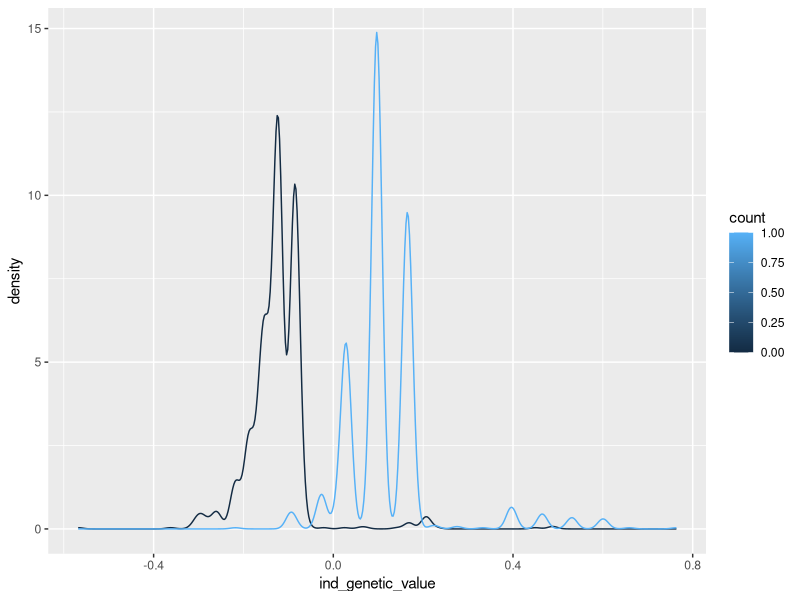
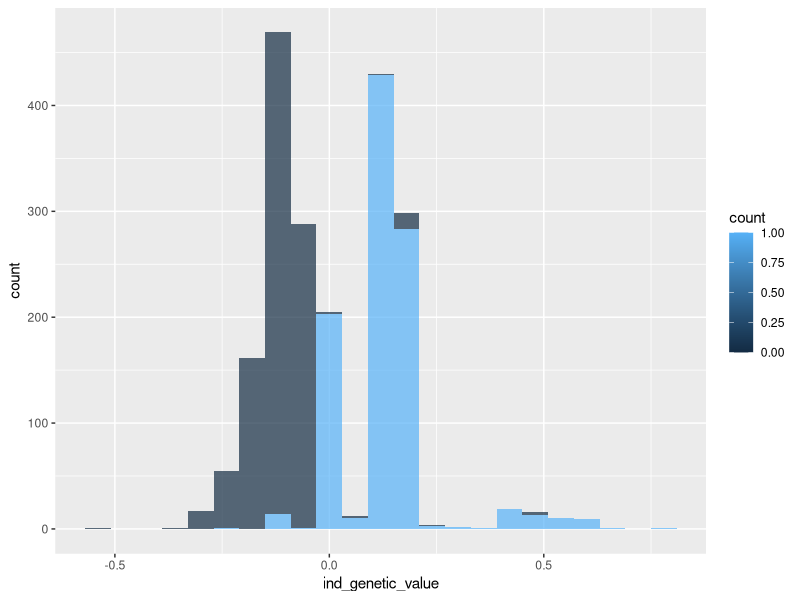
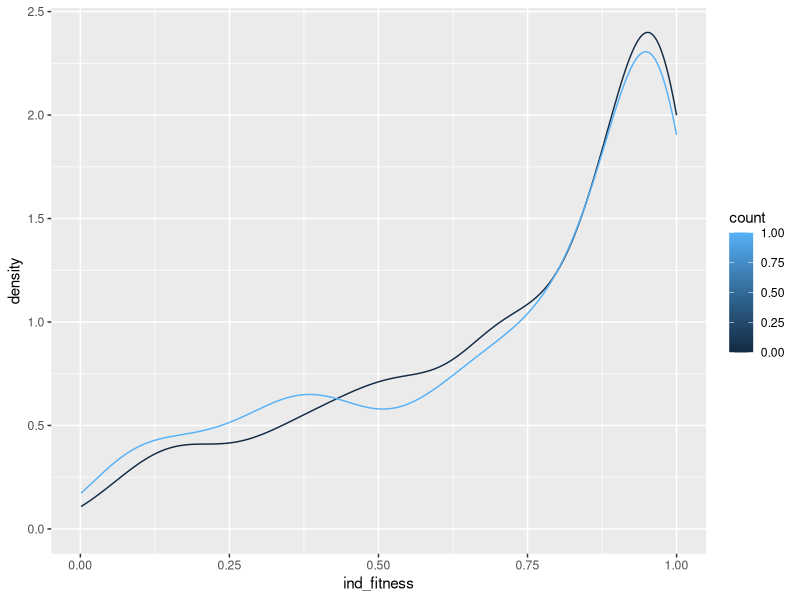
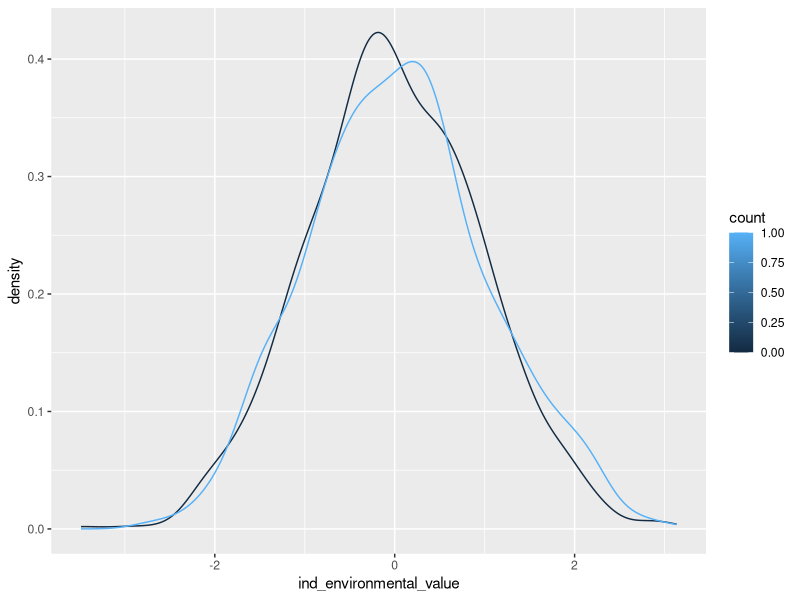
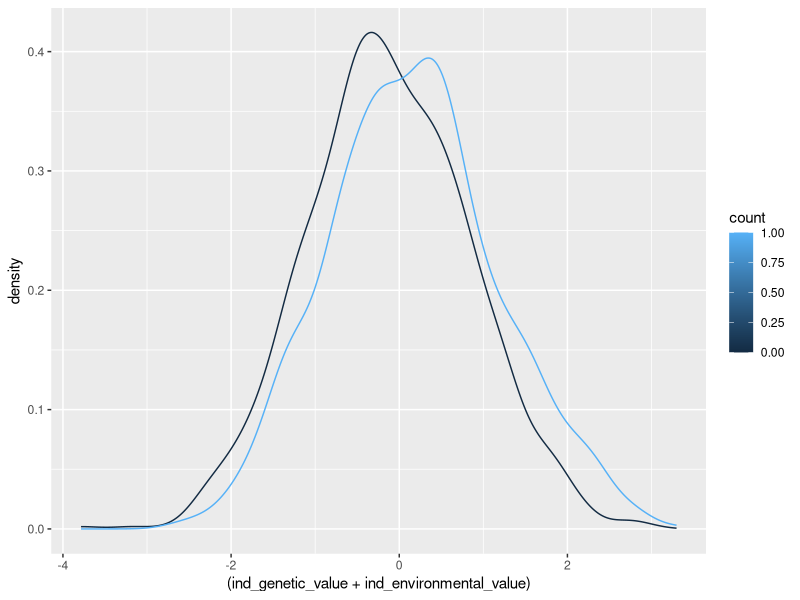
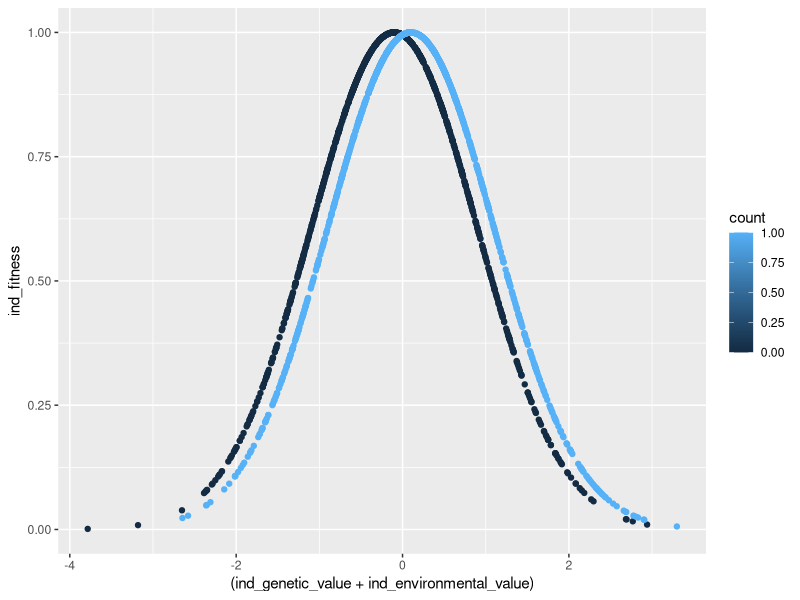
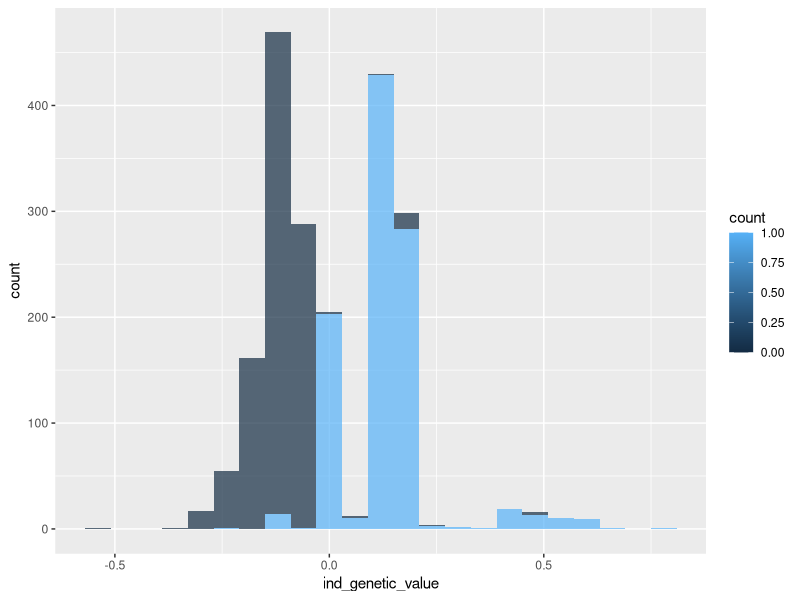
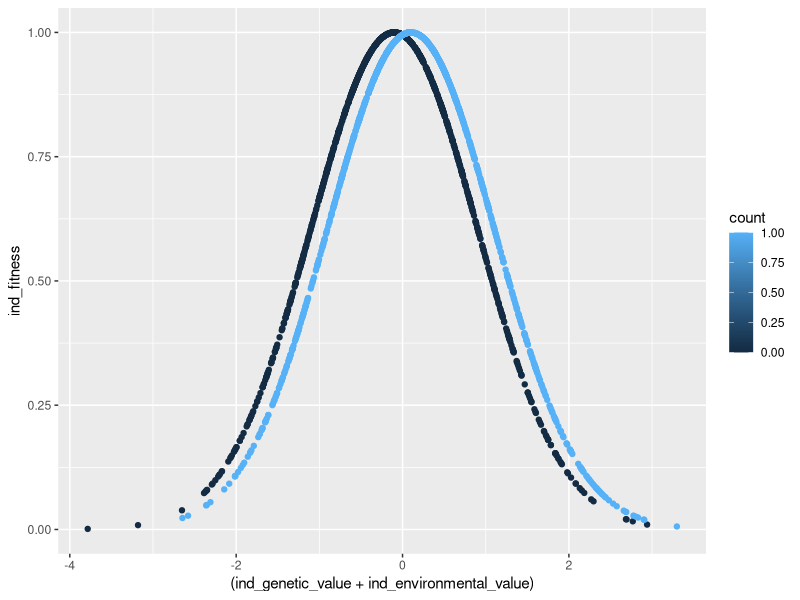

The R script that drew these images, in order:
# will need to check and change working
# directory if using the r console on vscode.





# setwd("/home/paula/fwdpy11/polygenic_effect_sims/harpak_przeworski_scenarios")#of course, you don't want to have to change this for every machine you're running on.

# setting working directory to be whatever directory the file is in:
setwd(dirname(rstudioapi::getActiveDocumentContext()$path)) # https://stackoverflow.com/questions/3452086/getting-path-of-an-r-script/35842176#35842176


metadata <- read.table("harpak_przeworski_case2.txt", header = TRUE, sep = "\t")
# tried fill = TRUE here, and while it
# does remove the scan error, it doesn't change that
# metadata, when called, shows as 'not found'

metadata

# plot(metadata$ind_genetic_value)
# install.packages("ggplot2")
library("ggplot2")
ggplot(metadata, aes(x = ind_genetic_value, group = count, color = count)) +
    geom_density()
ggplot(metadata, aes(x = ind_genetic_value, group = count, fill = count)) +
    geom_histogram(alpha = 0.7, binwidth = 0.06)
ggplot(metadata, aes(x = ind_fitness, group = count, color = count)) +
    geom_density()

# ggplot(metadata, aes(x=ind_genetic_value, y=ind_fitness)) + geom_point()
# ggplot(metadata, aes(x=ind_phenotype, y=ind_fitness, group = count)) + geom_density()




library("dplyr")

ggplot(metadata, aes(x = ind_environmental_value, group = count, color = count)) +
    geom_density()
ggplot(metadata, aes(x = (ind_genetic_value + ind_environmental_value), group = count, color = count)) +
    geom_density()


ggplot(metadata, aes(x = (ind_genetic_value + ind_environmental_value), y = ind_fitness, color = count)) +
    geom_point()


ggplot(metadata, aes(x = ind_genetic_value, group = count, fill = count)) +
    geom_histogram(alpha = 0.7, binwidth = 0.06)




# in order, what you want to see
ggplot(metadata, aes(x = (ind_genetic_value + ind_environmental_value), y = ind_fitness, color = count)) +
    geom_point()

ggplot(metadata, aes(x = ind_environmental_value, group = count, color = count)) +
    geom_density()

ggplot(metadata, aes(x = ind_genetic_value, group = count, color = count)) +
    geom_density()
